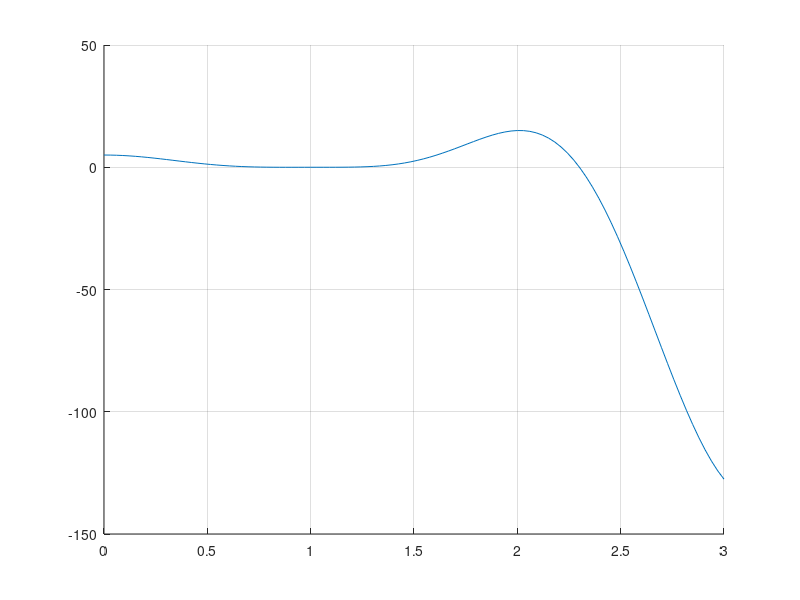

This figure's MATLAB source:
x=linspace(0,3);
y=94.*power(cos(x), 3) - 24.*cos(x) + 177.*power(sin(x), 2) - 108.*power(sin(x), 4) - 72.*power(cos(x), 3).*power(sin(x), 2) - 65;
grid on;
hold on;
plot(x,y)